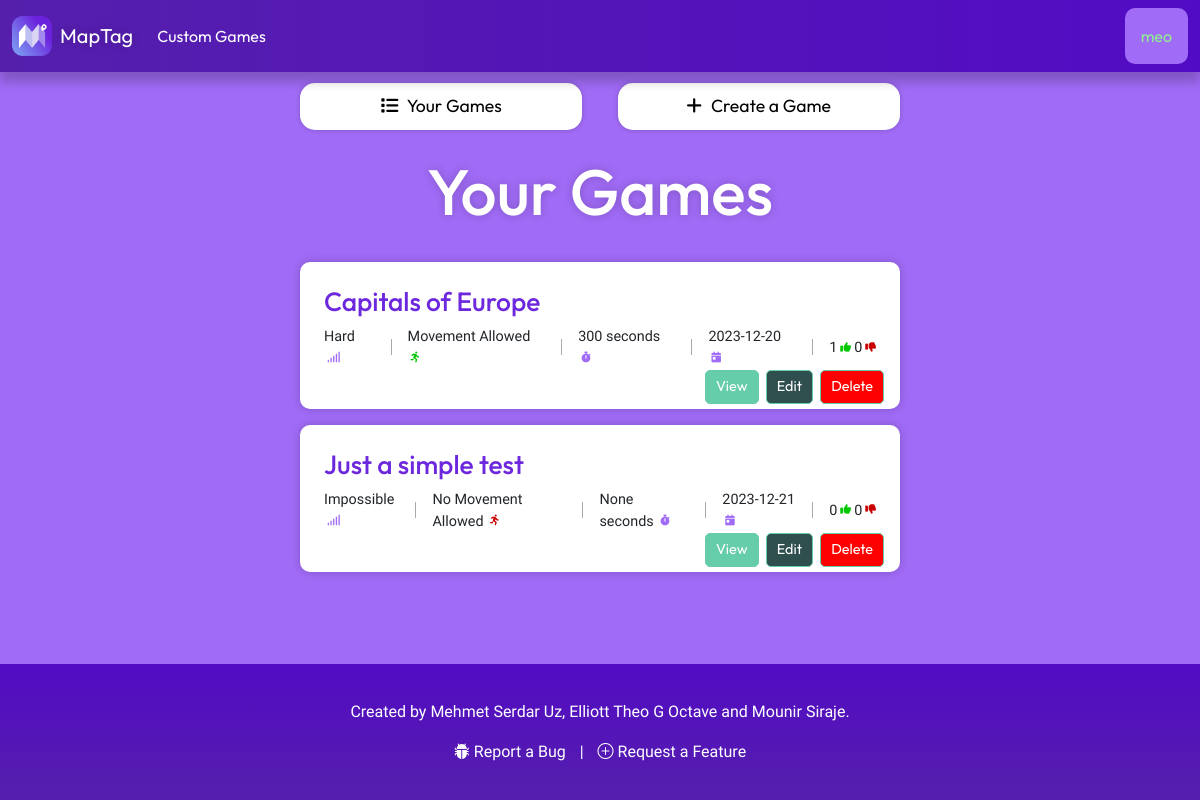
The app's page /mygames (signed in), older data.
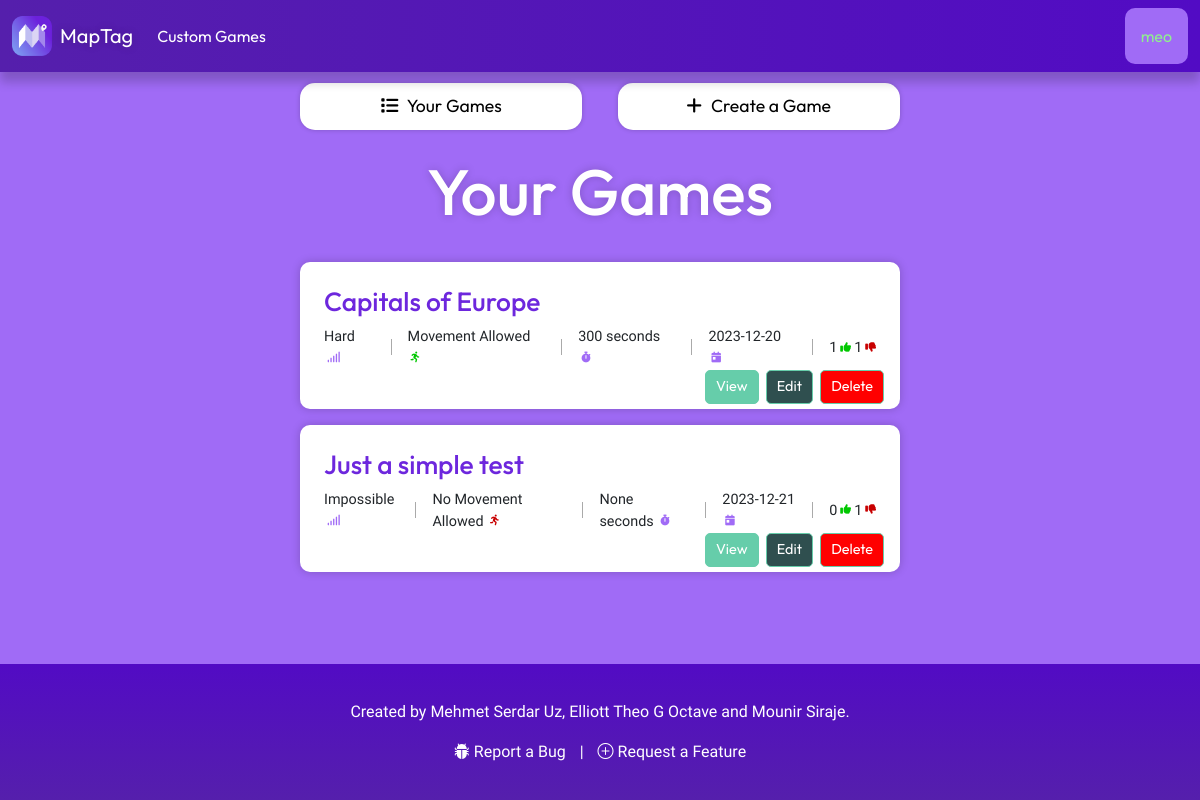
The same page, newer data.
### Game/models.py (models this page shows)
class CustomGame(models.Model):
    DIFFICULTY_CHOICES = [
        ('Impossible', 'impossible'),
        ('Very Hard', 'very_hard'),
        ('Hard', 'hard'),
        ('Normal', 'normal'),
        ('Easy', 'easy'),
    ]
    id = models.UUIDField(primary_key=True, default=uuid.uuid4, editable=False)
    creator = models.CharField(max_length=255)
    likes = models.IntegerField(default=0)
    dislikes = models.IntegerField(default=0)
    date_created = models.DateTimeField(auto_now_add=True)
    map_title = models.CharField(max_length=100)
    mobility = models.BooleanField(default=False)
    difficulty = models.CharField(max_length = 20, choices = DIFFICULTY_CHOICES)
    timer_status = models.BooleanField(default=False)
    timer_duration = models.IntegerField(null=True, blank=True)
    map_description = models.TextField(default="No description.", max_length=1000)

### User/views.py (the view)
# urls.py: path('mygames', user_views.mygames, name="mygames"),
def mygames(request):
    if request.user.is_authenticated:
        user_games = CustomGame.objects.filter(creator=request.user.username)
        context = {
            'my_games': user_games
        }
        return render(request, "mygames.html", context)
    else:
        return redirect('home')

### User/templates/mygames.html (shortened to what this page needs)
{% extends 'base.html' %}
{% load static %}
{% block extra_head %}
  <link rel="stylesheet" type="text/css" href="{% static 'styles/mygames.css' %}" />
{% endblock %}
{% block content %}
  <div class="custom-tabs">
    <a class="custom-tab" onclick="openMode(event, 'your_games')" id="tab-1"><i class="fa-solid fa-list"></i> Your Games</a>
    <a class="custom-tab" onclick="openMode(event, 'create_a_game')" id="tab-2"><i class="fa-solid fa-plus"></i> Create a Game</a>
  </div>
  <div id="your_games" class="custom-mode">
    <h1>Your Games</h1>
    {% if my_games %}
      {% for game in my_games %}
        <div class="game">
          <h2><span class="title">{{ game.map_title }}</span></h2>
          <div class="game-details">
            <p class="game-difficulty">
              {{ game.difficulty }}
            </p>
            {% if game.mobility == True %}
              <p>
                Movement Allowed
              </p>
            {% else %}
              <p>
                No Movement Allowed
              </p>
            {% endif %}
            <p class="game-duration">
              {{ game.timer_duration }} seconds
            </p>
            <p class="game-date">
              {{ game.date_created|date:'Y-m-d' }}
            </p>
            <p class="game-likes" id="game-likes">{{ game.likes }}</p>
            <p>
            </p>
            <p class="game-dislikes" id="game-dislikes" style="margin-left: 3px;">{{ game.dislikes }}</p>
            <p>
            </p>
          </div>
          <div class="game-actions">
            <a href="{% url 'custom_game_detail' game.id %}" class="game-view">View</a>
            <a href="{% url 'edit_game' game.id %}" class="game-edit">Edit</a>
            <a href="{% url 'delete_game' game.id %}" class="game-delete">Delete</a>
          </div>
        </div>
      {% endfor %}
    {% else %}
      <p class="no-results">No games found.</p>
    {% endif %}
  </div>
{% endblock %}

Row changes from the older to the newer data that the page shows:
changed CustomGame "Capitals of Europe": dislikes "0" → "1"
changed CustomGame "Just a simple test": dislikes "0" → "1"
